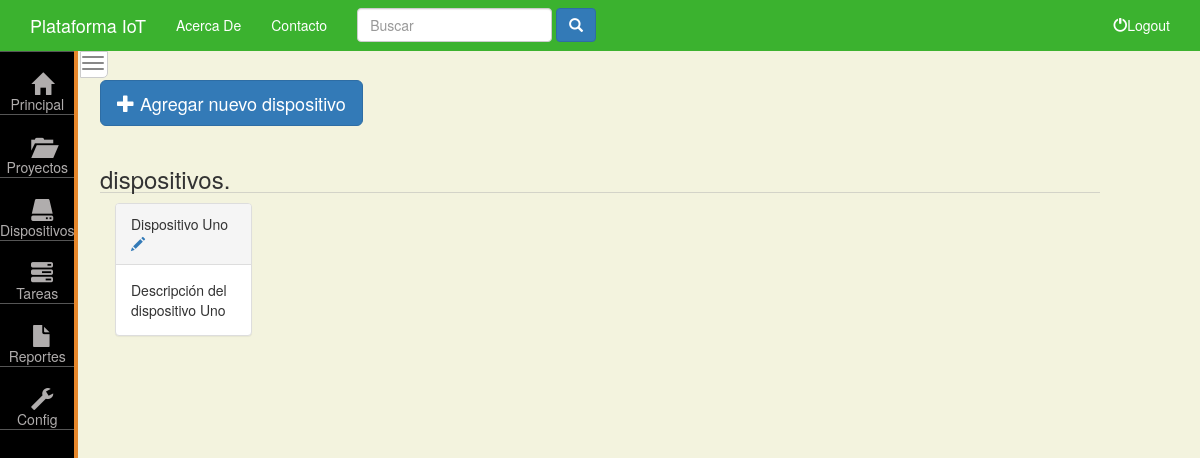
/dashboard/dispositivos/ (signed in), run on an earlier commit of the app's database.
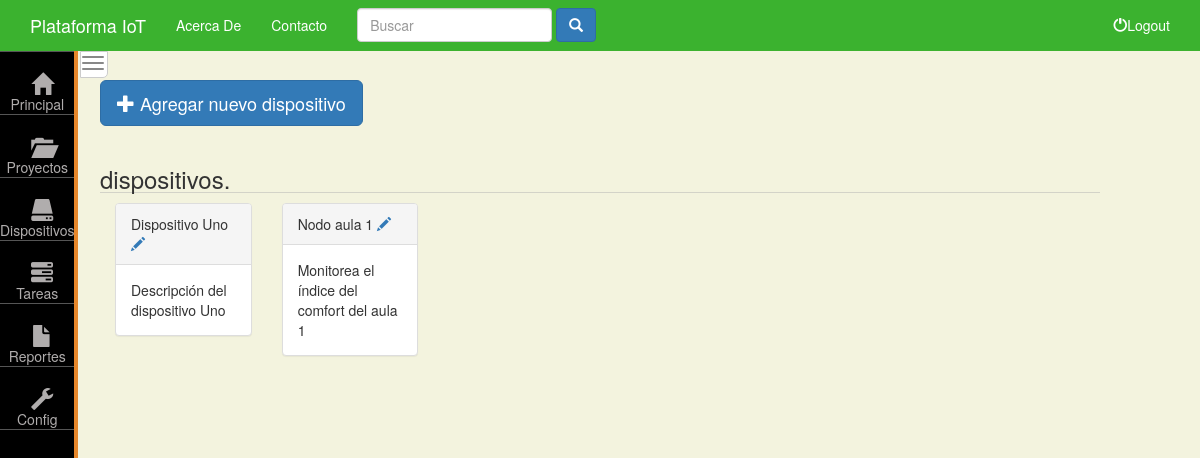
And on a later commit of the database.
### dashboard/models.py (models this page shows, shortened)
class Dispositivo(models.Model):
    nombre_de_dispositivo = models.CharField(max_length = 80)
    descripcion = models.TextField()
    tipo = models.CharField(max_length=40)
    latitud = models.FloatField()
    longitud = models.FloatField()
    esta_habilitado = models.BooleanField(default = True)
    fecha_creacion = models.DateTimeField( auto_now_add=True )
    proyecto = models.ForeignKey(Proyecto, default = 1)

### dashboard/views.py (the view)
@login_required(login_url = 'cuentas:login')
def formularioDispositivo(request):
    form = formDispositivo(request.POST or None)
    if form.is_valid():
        proyecto = form.save()
        form = formDispositivo()
    dispositivos = Dispositivo.objects.all()
    context = {
        'form': form,
        'dispositivos':dispositivos,
    }
    return render(request,'dashboard/dispositivos.html',context)

### dashboard/forms.py
class formDispositivo(forms.ModelForm):
    class Meta:
        model = Dispositivo
        fields = '__all__'
        labels = {
            'nombre_de_dispositivo': 'Nombre del Dispositivo',
            'descripcion' : 'Descripción',
            'esta_habilitado' : 'Habilitado',
            'fecha_creacion' : 'Fecha de Creación',
        }
    def __init__(self, *args, **kwargs):
        from django.forms.widgets import HiddenInput
        hide = kwargs.pop('hide',None)
        super(formDispositivo, self).__init__(*args, **kwargs)
        if hide:
            for field in hide:
                self.fields[field].widget = HiddenInput()

### dashboard/models.py (called while the page is built)
    def __str__(self):
        return self.nombre_de_proyecto

### templates/dashboard/dispositivos.html (shortened to what this page needs)
{% extends 'dashboard/base.html' %}
{% load staticfiles %}
{% block dashboard_body %}
        <div class="row">
            <button type="button" class="btn btn-primary btn-lg" data-toggle="modal" data-target="#myModal">
                    <span class="glyphicon glyphicon-plus"></span> Agregar nuevo dispositivo
            </button>
        </div>
        <section class="row">
        {% if dispositivos %}
            <h3 class="section-title">dispositivos.</h3>
            {% for dispositivo in dispositivos  %}
            <div class="col-sm-2">
                <div class="panel panel-default">
                    <div class="panel-heading">
                        {{dispositivo.nombre_de_dispositivo}}
                        <a href="#" class="" >
                            <span class="glyphicon glyphicon-pencil"></span>
                        </a>
                    </div>
                    <div class="panel-body">
                            {{dispositivo.descripcion | truncatewords:30}}
                    </div>
                </div>
            </div>
            {% endfor %}
        {% else %}
            <h3 class="section-title">No se han registrado dispositivos.</h3>
        {% endif %}
        </section>
{% endblock %}

What changed in the data, as far as the page shows it:
added Dispositivo: nombre_de_dispositivo "Nodo aula 1", descripcion "Monitorea el índice del comfort del aula 1"
